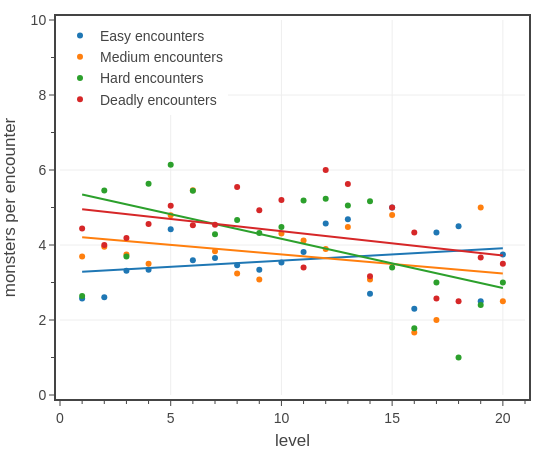

Notebook code for this chart:
### Code cell
# Fig. 4: Plots the average number of monsters per encounter by level for each difficulty
import plotly.graph_objects as go

levels = list(range(1,21))

groups = [
    #{'name': 'Trivial encounters', 'difficulties': ['Trivial']},
    {'name': 'Easy encounters', 'difficulties': ['Easy']},
    {'name': 'Medium encounters', 'difficulties': ['Medium']},
    {'name': 'Hard encounters', 'difficulties': ['Hard']},
    {'name': 'Deadly encounters', 'difficulties': ['Deadly']},
    #{'name': 'Very Deadly encounters', 'difficulties': ['Very Deadly']},
]

fig = go.Figure()
colors = iter(COLOR_LIST)
for group in groups:
    dft = dfe[dfe['2014 difficulty'].isin(group['difficulties'])]
    dft = dft[['party_level','n_monsters']].groupby(['party_level']).mean().reset_index()

    tfb.plot_data_and_fit(fig, 
        x=dft['party_level'],
        y=dft['n_monsters'],
        line_color=next(colors), 
        name=group['name'],
        legendgroup=group['name'],
    )

# set layout
fig.update_layout(
    template=tfb.FIG_TEMPLATE,
    xaxis=dict(title_text='level', range=[0,21], tickformat='.0f', dtick=5, minor_dtick=1),
    yaxis=dict(title_text='monsters per encounter', range=[0,10], tickformat='.0f', dtick=2, minor_dtick=1),
    legend=dict(xanchor='left', x=0.00, yanchor='top', y=1.00),
    width=550, 
    height=450,
)

fig.show(config=tfb.FIG_CONFIG)

# save figures
if SAVEFIGS:
    fig.update_layout(autosize=True, width=None, height=None)
    tfb.save_fig_html(fig, format='large', name=f'./fig-monsters-per-encounter-vs-level-by-difficulty-large')
    tfb.save_fig_html(fig, format='small', name=f'./fig-monsters-per-encounter-vs-level-by-difficulty-small')

### Figure 1 — Plotly figure (JSON) as saved in the notebook; plotly's stock layout.template omitted (floating-point values rounded to 4 significant figures)
{"data": [{"legendgroup": "Easy encounters", "line": {"color": "#1f77b4"}, "mode": "markers", "name": "Easy encounters", "type": "scatter", "x": [1.0, 2.0, 3.0, 4.0, 5.0, 6.0, 7.0, 8.0, 9.0, 10.0, 11.0, 12.0, 13.0, 14.0, 15.0, 16.0, 17.0, 18.0, 19.0, 20.0], "y": [2.574, 2.607, 3.316, 3.341, 4.418, 3.592, 3.653, 3.459, 3.342, 3.535, 3.812, 4.574, 4.688, 2.7, 5.0, 2.3, 4.333, 4.5, 2.5, 3.75]}, {"hoverinfo": "skip", "legendgroup": "Easy encounters", "line": {"color": "#1f77b4"}, "mode": "lines", "name": "Easy encounters", "showlegend": false, "type": "scatter", "x": [1.0, 2.0, 3.0, 4.0, 5.0, 6.0, 7.0, 8.0, 9.0, 10.0, 11.0, 12.0, 13.0, 14.0, 15.0, 16.0, 17.0, 18.0, 19.0, 20.0], "y": [3.286, 3.319, 3.352, 3.385, 3.418, 3.451, 3.484, 3.517, 3.55, 3.583, 3.616, 3.649, 3.683, 3.716, 3.749, 3.782, 3.815, 3.848, 3.881, 3.914]}, {"legendgroup": "Medium encounters", "line": {"color": "#ff7f0e"}, "mode": "markers", "name": "Medium encounters", "type": "scatter", "x": [1.0, 2.0, 3.0, 4.0, 5.0, 6.0, 7.0, 8.0, 9.0, 10.0, 11.0, 12.0, 13.0, 14.0, 15.0, 16.0, 17.0, 19.0, 20.0], "y": [3.692, 3.952, 3.744, 3.5, 4.795, 5.459, 3.836, 3.243, 3.082, 4.306, 4.123, 3.892, 4.481, 3.08, 4.8, 1.667, 2.0, 5.0, 2.5]}, {"hoverinfo": "skip", "legendgroup": "Medium encounters", "line": {"color": "#ff7f0e"}, "mode": "lines", "name": "Medium encounters", "showlegend": false, "type": "scatter", "x": [1.0, 2.0, 3.0, 4.0, 5.0, 6.0, 7.0, 8.0, 9.0, 10.0, 11.0, 12.0, 13.0, 14.0, 15.0, 16.0, 17.0, 19.0, 20.0], "y": [4.207, 4.157, 4.106, 4.055, 4.004, 3.953, 3.903, 3.852, 3.801, 3.75, 3.7, 3.649, 3.598, 3.547, 3.496, 3.446, 3.395, 3.293, 3.242]}, {"legendgroup": "Hard encounters", "line": {"color": "#2ca02c"}, "mode": "markers", "name": "Hard encounters", "type": "scatter", "x": [1.0, 2.0, 3.0, 4.0, 5.0, 6.0, 7.0, 8.0, 9.0, 10.0, 11.0, 12.0, 13.0, 14.0, 15.0, 16.0, 17.0, 18.0, 19.0, 20.0], "y": [2.643, 5.455, 3.696, 5.636, 6.143, 5.447, 4.289, 4.667, 4.322, 4.477, 5.189, 5.235, 5.053, 5.167, 3.4, 1.778, 3.0, 1.0, 2.4, 3.0]}, {"hoverinfo": "skip", "legendgroup": "Hard encounters", "line": {"color": "#2ca02c"}, "mode": "lines", "name": "Hard encounters", "showlegend": false, "type": "scatter", "x": [1.0, 2.0, 3.0, 4.0, 5.0, 6.0, 7.0, 8.0, 9.0, 10.0, 11.0, 12.0, 13.0, 14.0, 15.0, 16.0, 17.0, 18.0, 19.0, 20.0], "y": [5.348, 5.217, 5.085, 4.954, 4.823, 4.691, 4.56, 4.428, 4.297, 4.166, 4.034, 3.903, 3.771, 3.64, 3.508, 3.377, 3.246, 3.114, 2.983, 2.851]}, {"legendgroup": "Deadly encounters", "line": {"color": "#d62728"}, "mode": "markers", "name": "Deadly encounters", "type": "scatter", "x": [1.0, 2.0, 3.0, 4.0, 5.0, 6.0, 7.0, 8.0, 9.0, 10.0, 11.0, 12.0, 13.0, 14.0, 15.0, 16.0, 17.0, 18.0, 19.0, 20.0], "y": [4.438, 4.0, 4.188, 4.559, 5.045, 4.526, 4.538, 5.545, 4.929, 5.2, 3.4, 6.0, 5.625, 3.167, 5.0, 4.333, 2.571, 2.5, 3.667, 3.5]}, {"hoverinfo": "skip", "legendgroup": "Deadly encounters", "line": {"color": "#d62728"}, "mode": "lines", "name": "Deadly encounters", "showlegend": false, "type": "scatter", "x": [1.0, 2.0, 3.0, 4.0, 5.0, 6.0, 7.0, 8.0, 9.0, 10.0, 11.0, 12.0, 13.0, 14.0, 15.0, 16.0, 17.0, 18.0, 19.0, 20.0], "y": [4.951, 4.886, 4.821, 4.757, 4.692, 4.627, 4.563, 4.498, 4.434, 4.369, 4.304, 4.24, 4.175, 4.11, 4.046, 3.981, 3.916, 3.852, 3.787, 3.722]}], "layout": {"height": 450, "legend": {"x": 0, "xanchor": "left", "y": 1, "yanchor": "top"}, "width": 550, "xaxis": {"dtick": 5, "minor": {"dtick": 1}, "range": [0, 21], "tickformat": ".0f", "title": {"text": "level"}}, "yaxis": {"dtick": 2, "minor": {"dtick": 1}, "range": [0, 10], "tickformat": ".0f", "title": {"text": "monsters per encounter"}}}}
